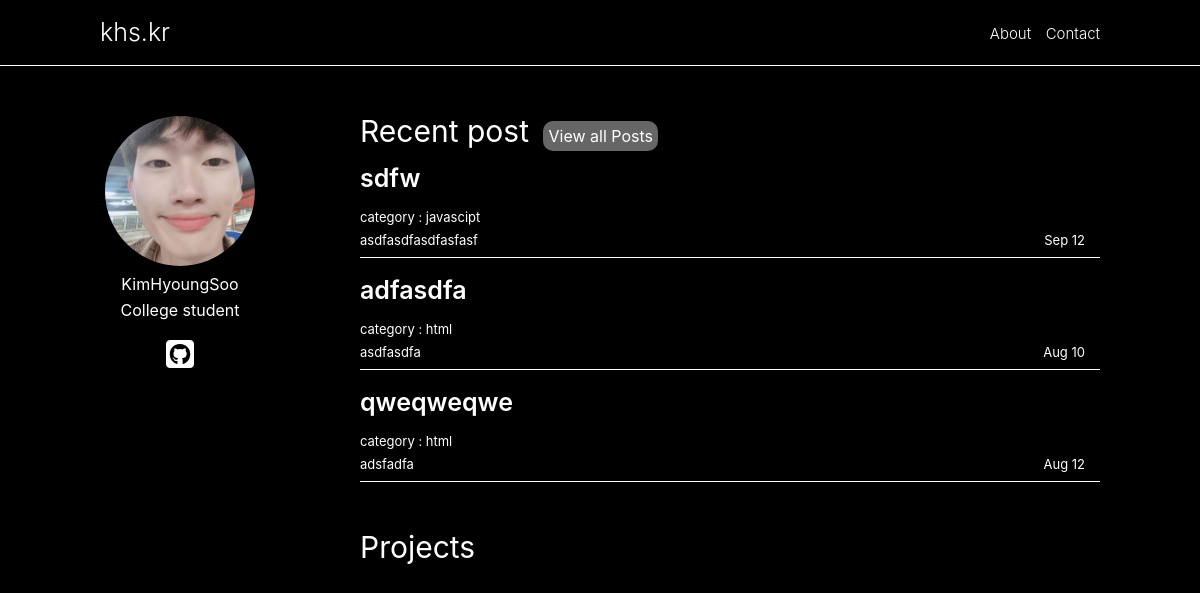
The app's page /, older data.
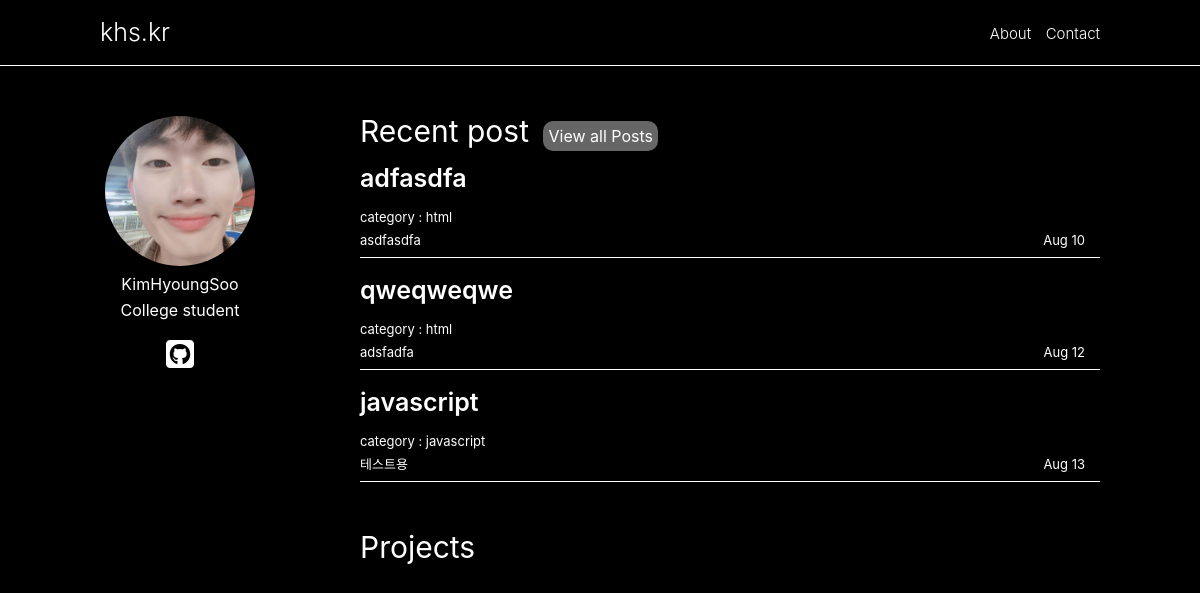
The same page, newer data.
### web/models.py (models this page shows, shortened)
class Post(models.Model):
    title = models.CharField(max_length=100)
    content = summer_fields.SummernoteTextField(default='')
    type = models.CharField(max_length=80, choices=LANG_TYPE, null=True)
    description = models.CharField(max_length=200, default='')
    dt_created = models.DateField()

### startpage/views.py (the view)
# urls.py: path('', views.introduce, name='introduce'),
def introduce(request):
    object = Post.objects.all()
    p = len(object)
    object_sub = object[p-3:p]
    return render(request, 'startpage/index.html', {'obj': object_sub})

### startpage/templates/startpage/index.html (shortened to what this page needs)
{% load static %}
<!DOCTYPE html>
<html lang="en">
  <head>
    <link rel="stylesheet" href={% static 'startpage/css/style.css' %}>
  </head>
  <body>
    <div class='introduce'>
      <div>
        <a class='introduce-nav__link' href={% url 'introduce' %}>
          <p class='introduce-nav__title'>khs.kr</p>
      </div>
      <div class='introduce-nav__post-list'>
        <a href="#">About</a>
        <a href="#">Contact</a>
      </div>
    </div>
    <div class='container'>
      <div class='container__about-me'>
        <img class='container__img' src={% static 'startpage/images/1.jpg' %} alt="">
        <span>KimHyoungSoo</span>
        <span>
          College student
        </span>
        <a href="https://github.com/HyoungSooo">
          <i class="fab fa-github-square fa-2x"></i>
        </a>
      </div>
      <div class='container__contents'>
        <div class='container__contents__recent'>
          <span class='container__contents__title'>Recent post</span>
          <a class='container__contents__link' href={% url 'index' %}>
            <span>View all Posts</span></a>
          <div class="content">
            {% for obj in obj %}
              <div class='content__box'>
                <a href={% url 'post-detail' obj.id %}>
                  <h2 class='content__title'>{{obj.title}}</h2>
                  <div class='content-title__box'>
                    <div class="description">
                      <span class='content__category'>category :
                        {{obj.type}}
                      </span>
                      <div class='content__description'>
                        <p>{{obj.description}}</p>
                      </div>
                    </div>
                    <div class="content__date">
                      <span>{{obj.dt_created|date:"M"}}
                        {{obj.dt_created|date:"d"}}</span>
                    </div>
                  </div>
                </a>
              </div>
            {% endfor %}
          </div>
        </div>
        <div class="projects">
          <p>Projects</p>
        </div>
      </div>
    </body>
  </html>

### startpage/static/startpage/css/style.css (style rules this page uses)
body { background-color: black; color: white; font-family: -apple-system, BlinkMacSystemFont, 'Segoe UI', Roboto, Oxygen, Ubuntu, Cantarell, 'Open Sans', 'Helvetica Neue', sans-serif; }
a { text-decoration: none; color: white; }
.introduce a { text-decoration: none; color: white; font-size: 20px; font-weight: 300; }
.introduce { display: flex; justify-content: space-between; align-items: center; padding: 20px 100px; border-bottom: 1px solid white; }
.introduce-nav__post-list a { margin-left: 10px; font-size: 15px; }
.introduce-nav__title { font-size: 25px; }
.container { display: flex; justify-content: center; align-items: flex-start; flex-direction: row; margin-top: 50px; }
.container__about-me { display: flex; justify-content: flex-start; width: 30%; flex-direction: column; align-items: center; }
.container__about-me span { margin-top: 10px; }
.container__contents { width: 70%; display: flex; align-items: flex-start; flex-direction: column; }
.container__img { display: block; width: 150px; height: 150px; border-radius: 50%; }
.container__about-me a { margin-top: 20px; text-decoration: none; color: white; }
.container__contents__title { font-size: 30px; margin-right: 10px; }
.container__contents__link { background-color: rgba(255, 255, 255, 0.4); padding: 5px 5px; transition: all 0.5s ease-in-out; border-radius: 10px; }
.container__contents__recent { width: 100%; }
.content__box { margin-top: 20px; padding-bottom: 10px; border-bottom: 1px solid white; }
.content__title { font-weight: 600; font-size: 25px; margin-bottom: 20px; }
.content-title__box { font-size: 13px; display: flex; justify-content: space-between; height: 5%; padding-right: 15px; }
.content__date { display: flex; align-items: flex-end; }
.content__description { margin-top: 10px; }
.content { margin-right: 100px; }
.projects { font-size: 30px; margin-top: 50px; }

Row changes from the older to the newer data that the page shows:
no longer on this page (row unchanged): Post: title "sdfw", type "javascipt", description "asdfasdfasdfasfasf", dt_created "Sep", dt_created "12"
added Post: title "javascript", type "javascript", description "테스트용", dt_created "Aug", dt_created "13"
